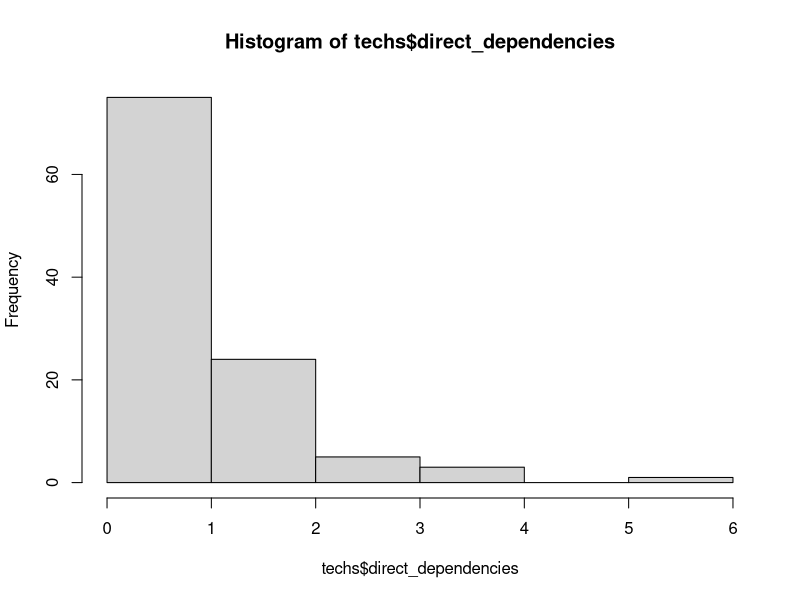
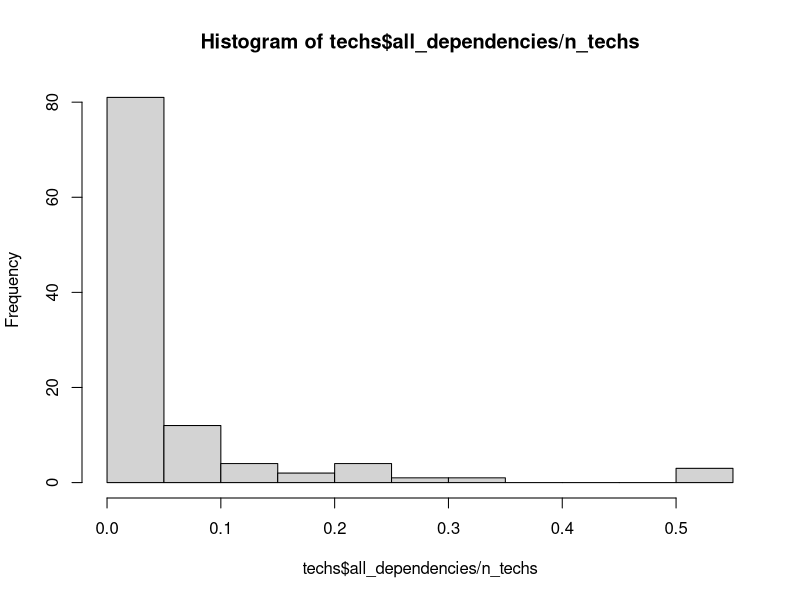
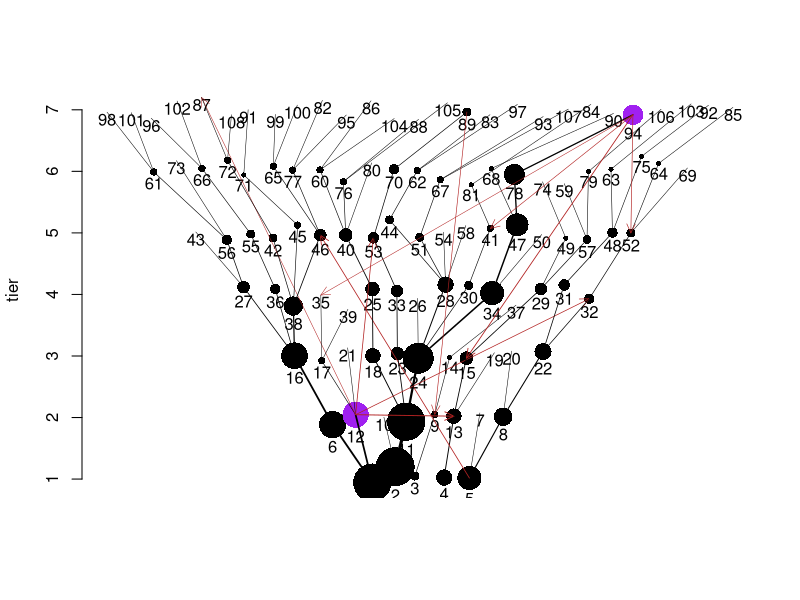

Recreate these plots in R, in order.
# parameters for tree
max_tier <- 7
num_techs_per_tier <- function(tier) { return(round((tier + 2)^1.5)) }
n_techs <- sum(num_techs_per_tier(c(1:max_tier)))
p_extra_dependency <- 0.02/n_techs
p_keystone_tech <- 0.02
keystone_techs <- sample(c(1:n_techs), round(p_keystone_tech * n_techs))
keystone_multiplier <- 200

# initialize data frame
techs <- data.frame(
  id   = integer(),
  tier = integer(),
  xpos = numeric(),
  ypos = numeric()
)

# create techs
for (t in 1:max_tier) {
  n_techs_tier <- num_techs_per_tier(t)
  
  ids <- c((nrow(techs)+1):(nrow(techs)+n_techs_tier))
  
  new_rows <- data.frame(
    id = ids,
    tier = rep(t, n_techs_tier),
    xpos = ids - mean(ids),
    ypos = rep(t, n_techs_tier)
  )

  techs <- rbind(techs, new_rows)
}

# initialize dependencies:
dependencies <- matrix(0, nrow=n_techs, ncol=n_techs)

# dependency code:
# 0 = none
# 1 = basic from-to
# -1 = basic to-from
# 2 = extra to-from
# -2 = extra from-to
# 3 = indirect to-from
# -3 = indirect from-to

# add basic dependencies
for (i in 1:n_techs) {
  tech <- techs[i,]
  if (tech$tier > 1) {
    possible_parents <- techs$id[techs$tier == (tech$tier - 1)]
    parent <- possible_parents[sample.int(length(possible_parents), 1)]
    dependencies[parent, tech$id] <- 1
    dependencies[tech$id, parent] <- -1
  }
}

# identify indirect dependencies
for (to in 1:n_techs) {
  if (techs$tier[techs$id == to] > 1) {
    for (from in 1:(i-1)) {
      if (dependencies[from, to] > 0) {
        earlier_techs <- c(1:n_techs)[dependencies[,from] > 0]
        for (et in earlier_techs) {
          if (dependencies[et, to] == 0) {
            dependencies[et,to] <- 3
          }
          if (dependencies[to, et] == 0) {
            dependencies[to,et] <- -3
          }
        }
      }
    }
  }
}

# horizontally reorder techs to make tree nicer looking
for (i in 2:max_tier) {  # go through all tiers, starting with tier 3
  this_tier_ids <- techs[techs$tier == i,]$id  # first get the ids of the techs in this tier
  parents <- parent_xpos <- vector()
  for (t in this_tier_ids) {
    parent <- techs[techs$id == match(1, dependencies[,t])[1],]
    parents <- c(parents, parent$id)  # then get the techs from the prior tier these techs depend on
    parent_xpos <- c(parent_xpos, parent$xpos)  # and get their xpos' too
  }
  ord <- order(parent_xpos, this_tier_ids)  # get order of parents' xposs, breaking by offspring id
  ordered_ids <- this_tier_ids[ord]   # order the ids according to this
  techs$xpos[match(ordered_ids, techs$id)] <- seq_along(ordered_ids) - mean(seq_along(ordered_ids))  # insert into db
}

old_ds <- dependencies

# add some arbitrary dependencies
pairs <- expand.grid(
  from = 1:n_techs,
  to   = 1:n_techs
)
pairs <- pairs[sample(nrow(pairs)), ]

for (i in 1:nrow(pairs)) {
  pair <- pairs[i,]
  parent <- pair$from
  child <- pair$to
  
  # print(paste0("*** Considering: ", parent, " -> ", child))
  # if (parent == child) {
  #   print(paste0("Cannot add it as they are the same"))
  # }
  # if (dependencies[parent, child] != 0) {
  #   print(paste0("Cannot add it as they have a relationship: ", dependencies[parent, child]))
  # }
  
  
  if ((parent != child) & (dependencies[parent, child] == 0)) {
    p_link <- p_extra_dependency
    if (parent %in% keystone_techs) { p_link <- p_link * keystone_multiplier }
    if (runif(1,0,1) < p_link) {
      # print(paste0("Adding dependency from ", parent, " to ", child, ". ", dependencies[parent, child]))
      dependencies[parent, child] <- 2
      dependencies[child, parent] <- -2
      
      ancestors <- which(dependencies[parent, ] < 0)
      descendants <- which(dependencies[child, ] > 0)
      
      for (ancestor in ancestors) {
        for (descendant in descendants) {
          if (dependencies[ancestor, descendant] == 0) {
            dependencies[ancestor, descendant] <- 3
            dependencies[descendant, ancestor] <- -3
          }
        }
      }
      
      for (descendant in descendants) {
        if (dependencies[parent, descendant] %in% c(0,2)) {
          dependencies[parent, descendant] <- 3
          dependencies[descendant, parent] <- -3
        }
      }
      
      for (ancestor in ancestors) {
        if (dependencies[ancestor, child] %in% c(0, 2)) {
          dependencies[ancestor, child] <- 3
          dependencies[child, ancestor] <- -3
        }
      }
    }
  }
}

# calculate total number of dependencies
techs$direct_dependencies <- rowSums((dependencies > 0) * (dependencies < 3))
techs$all_dependencies <- rowSums(dependencies > 0)


# add some jitter
techs$xpos <- techs$xpos + rnorm(n_techs, 0, 0.1)
techs$ypos <- techs$ypos + rnorm(n_techs, 0, 0.1)

# plot tree
hist(techs$direct_dependencies)
hist(techs$all_dependencies/n_techs)

#dot_sizes <- (((techs$all_dependencies/n_techs)^0.5)) * 50 / max_tier
dot_sizes <- (techs$all_dependencies/n_techs)^0.5*50 / max_tier
plot(techs$ypos~techs$xpos, bty="n", xlab="", xaxt="n", ylab="tier", pch=16, cex=dot_sizes)
points(techs$ypos[keystone_techs]~techs$xpos[keystone_techs], pch=16, cex=dot_sizes[keystone_techs], col="purple")
if (max_tier < 8) {
  for (i in 1:nrow(techs)) {
    text(techs$xpos[i], techs$ypos[i], techs$id[i], pos=1, offset=dot_sizes[i]*0.2 + 1/max_tier)
  }
}
for (i in 1:n_techs) {
  for (j in 1:n_techs) {
    if (dependencies[i,j] == 1) {
      from <- techs[techs$id == i,]
      to <- techs[techs$id == j,]
      lines(c(from$ypos, to$ypos)~c(from$xpos, to$xpos), lwd=(to$all_dependencies/n_techs * 5 + 0.5))
    }
    if (dependencies[i,j] == 2) {
      from <- techs[techs$id == i,]
      to <- techs[techs$id == j,]
      arrows(from$xpos, from$ypos,
             to$xpos, to$ypos,
             length = 0.1,
             col="firebrick",
             angle = 25,
             code=2,
             lwd=(to$all_dependencies/n_techs * 5 + 0.5))
    }
  }
}
